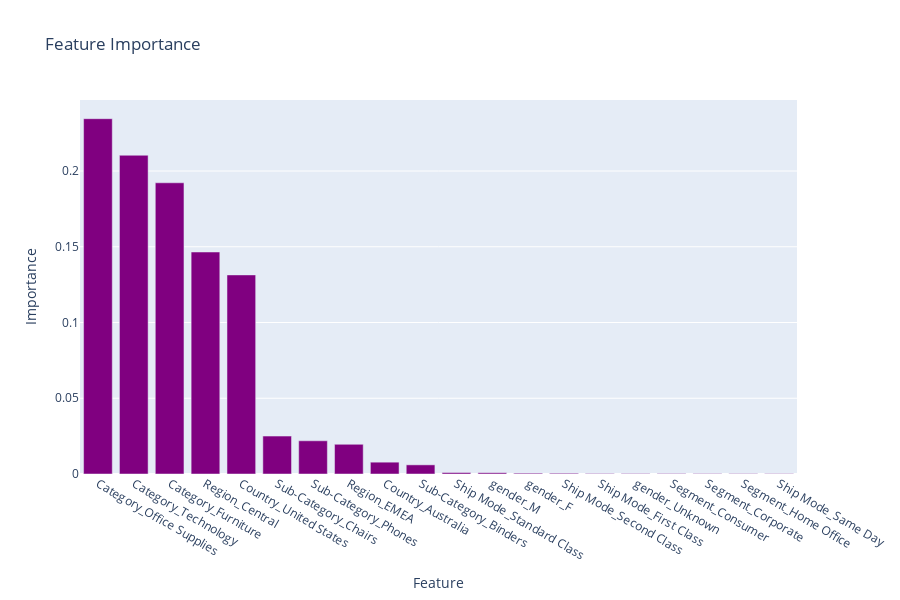

The notebook cell saved with this chart:
### Code cell
# Update layout
fig.update_layout(title='Feature Importance',
                  xaxis_title='Feature',
                  yaxis_title='Importance',
                  height=600)


fig.show()

### Figure 1 — Plotly figure (JSON) as saved in the notebook; plotly's stock layout.template omitted (floating-point values rounded to 4 significant figures)
{"data": [{"marker": {"color": "purple"}, "type": "bar", "x": ["Category_Office Supplies", "Category_Technology", "Category_Furniture", "Region_Central", "Country_United States", "Sub-Category_Chairs", "Sub-Category_Phones", "Region_EMEA", "Country_Australia", "Sub-Category_Binders", "Ship Mode_Standard Class", "gender_M", "gender_F", "Ship Mode_Second Class", "Ship Mode_First Class", "gender_Unknown", "Segment_Consumer", "Segment_Corporate", "Segment_Home Office", "Ship Mode_Same Day"], "xaxis": "x", "y": [0.2345, 0.2104, 0.1922, 0.1465, 0.1314, 0.02503, 0.02192, 0.01962, 0.007808, 0.006037, 0.0009539, 0.0008303, 0.0005368, 0.0004897, 0.0003289, 0.0003085, 0.0003003, 0.0002592, 0.00023, 0.0002155], "yaxis": "y"}], "layout": {"height": 600, "title": {"text": "Feature Importance"}, "xaxis": {"anchor": "y", "domain": [0, 1], "title": {"text": "Feature"}}, "yaxis": {"anchor": "x", "domain": [0, 1], "title": {"text": "Importance"}}}}
